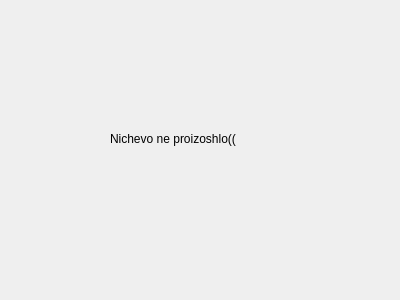
<?xml version="1.0" encoding="UTF-8"?>
<ui version="4.0">
 <class>Nichevo</class>
 <widget class="QDialog" name="Nichevo">
  <property name="geometry">
   <rect>
    <x>0</x>
    <y>0</y>
    <width>400</width>
    <height>300</height>
   </rect>
  </property>
  <property name="windowTitle">
   <string>Dialog</string>
  </property>
  <widget class="QLabel" name="label">
   <property name="geometry">
    <rect>
     <x>110</x>
     <y>130</y>
     <width>171</width>
     <height>17</height>
    </rect>
   </property>
   <property name="text">
    <string>Nichevo ne proizoshlo((</string>
   </property>
  </widget>
 </widget>
 <resources/>
 <connections/>
</ui>
